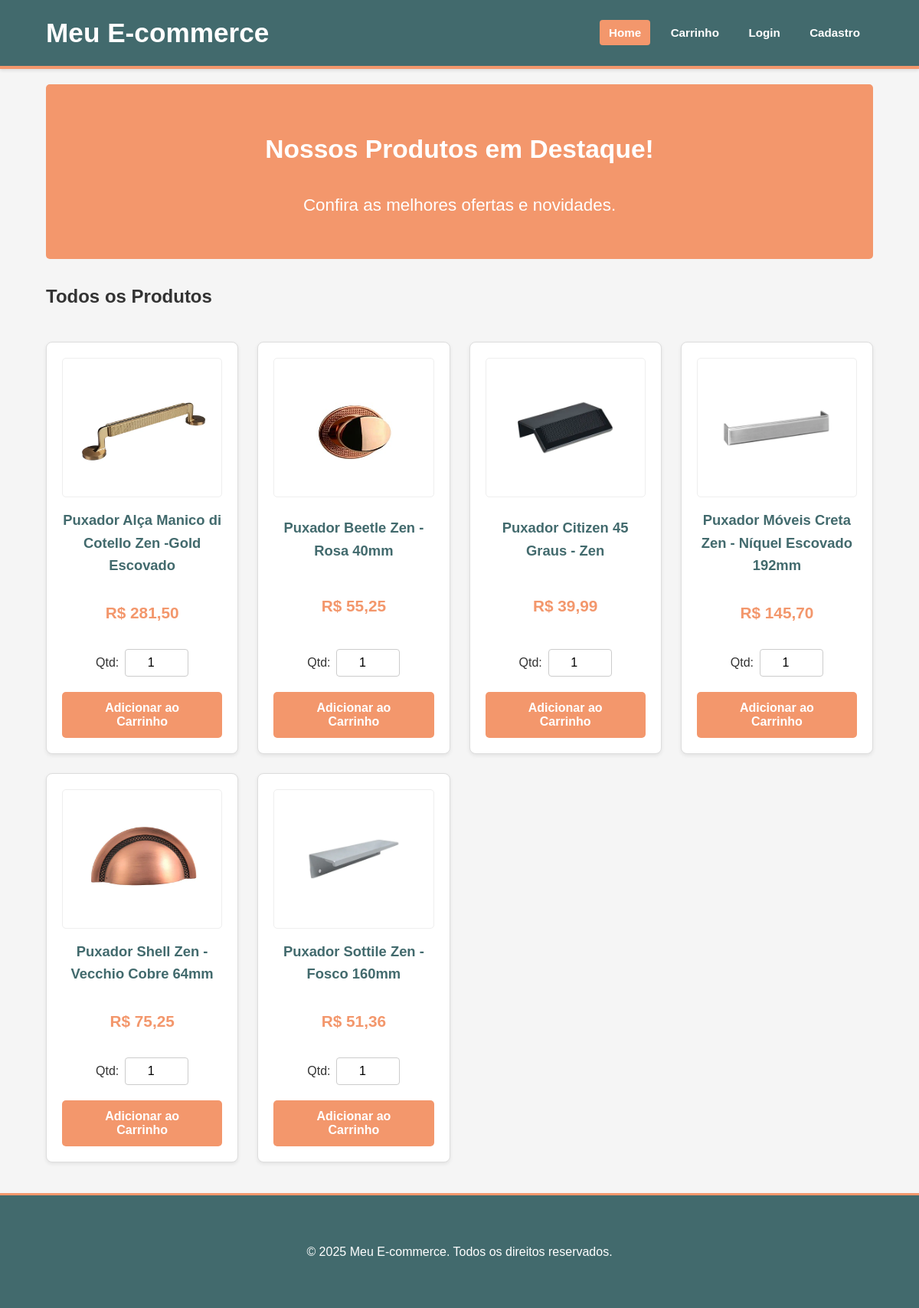
The page / on the database its author committed.
### tables this page shows
CREATE TABLE IF NOT EXISTS `produtos` (
  `id` int NOT NULL AUTO_INCREMENT,
  `nome` varchar(255) NOT NULL,
  `preco` decimal(10,2) NOT NULL,
  `imagem` varchar(255) DEFAULT NULL,
  PRIMARY KEY (`id`)
);

### index.php (the view, shortened to what this page needs)
<?php
require_once 'config/conexao.php';
$sql_produtos = "SELECT id, nome, preco, imagem FROM produtos ORDER BY nome ASC";
$resultado_produtos = $conn->query($sql_produtos);
$produtos = [];
if ($resultado_produtos && $resultado_produtos->num_rows > 0) {
    while ($row = $resultado_produtos->fetch_assoc()) {
        $produtos[] = $row;
    }
}
$nome_pagina = "Home";
?>
<!DOCTYPE html>
<html lang="pt-br">
<head>
    <link rel="stylesheet" href="assets/css/style.css">
</head>
<body>
    <header>
        <div class="container-header">
            <h1><a href="index.php">Meu E-commerce</a></h1>
            <nav>
                <ul>
                    <li><a href="index.php" class="<?php echo ($nome_pagina == 'Home') ? 'ativo' : ''; ?>">Home</a></li>
                    <li><a href="pages/carrinho.php">Carrinho</a></li>
                    <?php if (isset($_SESSION['cliente_id'])): ?>
                        <li><a href="pages/meus_dados.php">Meus Dados</a></li>
                        <li><a href="pages/meus_pedidos.php">Meus Pedidos</a></li>
                        <li><a href="logout.php">Logout (<?php echo htmlspecialchars(explode(" ", $_SESSION['cliente_nome'])[0]); ?>)</a></li>
                    <?php else: ?>
                        <li><a href="login.php">Login</a></li>
                        <li><a href="cadastro.php">Cadastro</a></li>
                    <?php endif; ?>
                </ul>
            </nav>
        </div>
    </header>
    <div class="container">
        <div class="banner">
            <h2>Nossos Produtos em Destaque!</h2>
            <p>Confira as melhores ofertas e novidades.</p>
        </div>
        <section class="secao-produtos">
            <h2>Todos os Produtos</h2>
            <?php if (!empty($produtos)): ?>
                <div class="produtos">
                    <?php foreach ($produtos as $produto): ?>
                        <div class="produto">
                            <?php
                            $caminho_imagem = 'assets/img/' . (!empty($produto['imagem']) && file_exists('assets/img/' . $produto['imagem']) ? $produto['imagem'] : 'placeholder.png');
                            ?>
                            <img src="<?php echo htmlspecialchars($caminho_imagem); ?>" alt="[Imagem de <?php echo htmlspecialchars($produto['nome']); ?>]" class="produto-imagem">
                            <h3><?php echo htmlspecialchars($produto['nome']); ?></h3>
                            <p class="preco">R$ <?php echo number_format($produto['preco'], 2, ',', '.'); ?></p>
                            <form action="gerenciar_carrinho.php" method="post" class="form-add-carrinho">
                                <div class="form-grupo-inline">
                                    <label for="quantidade_<?php echo $produto['id']; ?>">Qtd:</label>
                                    <input type="number" name="quantidade" id="quantidade_<?php echo $produto['id']; ?>" value="1" min="1" max="99">
                                </div>
                                <button type="submit" class="botao-comprar">Adicionar ao Carrinho</button>
                            </form>
                        </div>
                    <?php endforeach; ?>
                </div>
            <?php else: ?>
                <p class="mensagem-info">Nenhum produto encontrado no momento.</p>
            <?php endif; ?>
        </section>
    </div>
    <footer>
        <div class="container">
            <p>&copy; <?php echo date("Y"); ?> Meu E-commerce. Todos os direitos reservados.</p>
        </div>
    </footer>
</body>
</html>

### assets/css/style.css (style rules this page uses)
:root { --azul-marinho: #426a6d; --cinza-claro: #F5F5F5; --laranja: #f3976c; --texto: #333333; --branco: #FFFFFF; --vermelho-erro: #d8000c; --verde-sucesso: #4F8A10; --fundo-erro: #ffdddd; --fundo-sucesso: #ddffdd; }
body { margin: 0; font-family: Arial, Helvetica, sans-serif; background-color: var(--cinza-claro); color: var(--texto); line-height: 1.6; display: flex; flex-direction: column; min-height: 100vh; }
.container { width: 90%; max-width: 1200px; margin: 0 auto; padding: 20px; flex-grow: 1; }
header { background-color: var(--azul-marinho); color: var(--branco); padding: 15px 0; text-align: center; border-bottom: var(--laranja) 4px solid; box-shadow: 0 2px 4px rgba(0,0,0,0.1); }
header .container-header { display: flex; justify-content: space-between; align-items: center; width: 90%; max-width: 1200px; margin: 0 auto; padding: 0 20px; }
header h1 { margin: 0; font-size: 2.2em; color: var(--branco); text-decoration: none; }
header h1 a { color: var(--branco); text-decoration: none; }
nav ul { padding: 0; list-style: none; text-align: center; margin: 0; }
nav ul li { display: inline-block; margin: 0 5px; }
nav ul li a { color: var(--branco); text-decoration: none; font-weight: bold; padding: 8px 12px; border-radius: 4px; transition: background-color 0.3s ease, color 0.3s ease; font-size: 0.95em; }
nav ul li a:hover, nav ul li a.ativo { background-color: var(--laranja); color: var(--branco); }
.banner { background-color: var(--laranja); color: var(--branco); padding: 30px 20px; text-align: center; font-size: 1.4em; margin-bottom: 30px; border-radius: 5px; }
.produtos { display: grid; grid-template-columns: repeat(auto-fit, minmax(250px, 1fr)); gap: 25px; padding: 20px 0; }
.produto { background-color: var(--branco); border: 1px solid #ddd; border-radius: 8px; padding: 20px; text-align: center; transition: transform 0.2s ease-in-out, box-shadow 0.2s ease-in-out; box-shadow: 0 2px 5px rgba(0,0,0,0.08); display: flex; flex-direction: column; justify-content: space-between; }
.produto img.produto-imagem { max-width: 100%; height: 180px; object-fit: contain; border-radius: 5px; margin-bottom: 15px; border: 1px solid #eee; }
.produto h3 { font-size: 1.15em; margin-top: 0; margin-bottom: 10px; color: var(--azul-marinho); min-height: 40px; }
.produto .preco { font-size: 1.3em; font-weight: bold; color: var(--laranja); margin-bottom: 15px; }
.botao, .botao-comprar, button[type="submit"], input[type="submit"] { display: inline-block; background-color: var(--laranja); color: var(--branco); padding: 12px 25px; border: none; border-radius: 5px; margin-top: 10px; cursor: pointer; text-decoration: none; font-weight: bold; transition: background-color 0.2s ease, transform 0.2s ease; font-size: 1em; }
footer { background-color: var(--azul-marinho); color: var(--branco); text-align: center; padding: 25px 0; margin-top: auto; border-top: var(--laranja) 3px solid; }
.form-add-carrinho { margin-top: 15px; display: flex; flex-direction: column; align-items: center; }
.form-add-carrinho .form-grupo-inline { display: flex; align-items: center; justify-content: center; margin-bottom: 10px; }
.form-add-carrinho .form-grupo-inline label { margin-right: 8px; margin-bottom: 0; font-weight: normal; }
.form-add-carrinho input[type="number"] { width: 65px; padding: 8px; text-align: center; font-size: 1em; border-radius: 4px; border: 1px solid #ccc; }

### rows shown on the page
produtos: imagem (picture), nome "Puxador Alça Manico di Cotello Zen -Gold Escovado", preco "281,50"
produtos: imagem (picture), nome "Puxador Beetle Zen - Rosa 40mm", preco "55,25"
produtos: imagem (picture), nome "Puxador Citizen 45 Graus - Zen", preco "39,99"
produtos: imagem (picture), nome "Puxador Móveis Creta Zen - Níquel Escovado 192mm", preco "145,70"
produtos: imagem (picture), nome "Puxador Shell Zen - Vecchio Cobre 64mm", preco "75,25", quantidade "1"
produtos: imagem (picture), nome "Puxador Sottile Zen - Fosco 160mm", preco "51,36"
